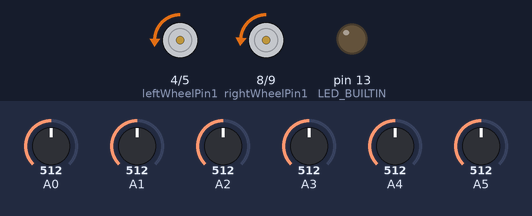
A sketch run on a simulated Arduino Uno, built with avr-gcc and run on an emulated ATmega328P. On the bench: motor-driver pin pairs drawn as motors (green arrow = first pin HIGH = forward, orange = second pin HIGH = backward, longer = more drive, scaled by the enable pin), output pins drawn as LEDs (lit = HIGH). Inputs (shaded band) come from the test bench; at power-on: A0 = 512, A1 = 512, A5 = 512, A4 = 512, A3 = 512, A2 = 512.

Above: at 11.2 s.
11.3 s: A0 set to 716
At 11.43 s:
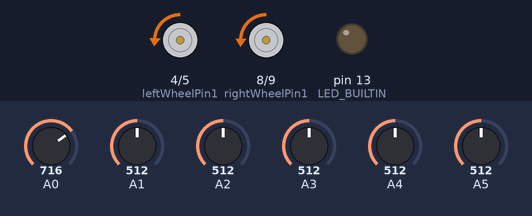
13.0 s: A1 set to 716
At 13.5 s:
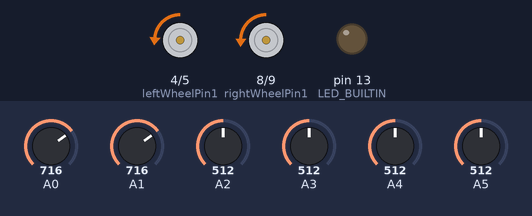
14.5 s: A5 set to 30
At 14.78 s:
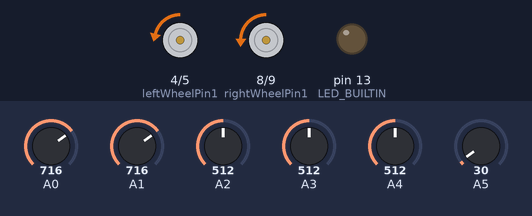
16.3 s: A4 set to 716
At 17.0 s:
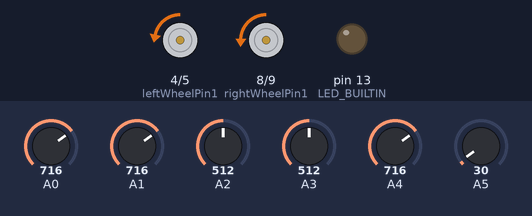
17.8 s: A3 set to 716
At 18.01 s:
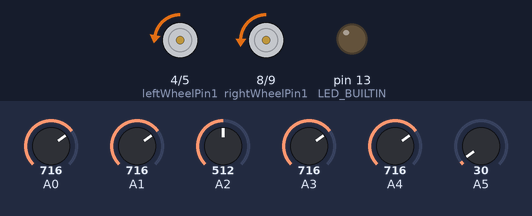
Timing chart, 0 to 20.6 s (numbered marks = the images above; inputs shaded):
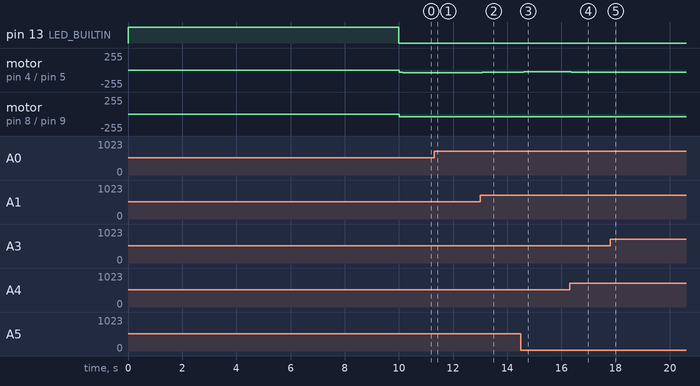

The sketch:

ghettoLineFollower.ino
```cpp
/*
Our esp32 died :(
  this is emergency thrown together to test out PID
*/


#include <QTRSensors.h>


// Motors //////////////////////////////////////////////////////////////////////////////////////////////////
const uint8_t leftWheelPin1 = 4;
const uint8_t leftWheelPin2 = 5;
const uint8_t leftPWMpin = 6;

const uint8_t rightWheelPin1 = 8;
const uint8_t rightWheelPin2 = 9;
const uint8_t rightPWMpin = 10;

class motor {
  // class for control of each motor
  public:
    motor(const uint8_t&, const uint8_t&, const uint8_t&);
    void coast();
    void brake();
    void direction(bool fwdRev);
    void speed(int desiredSpeed);
    void outputToDrive();
    //void printOut(){//Serial.print("PWM: "); //Serial.println(_PWM_value);}
  private:
    // pins
    const uint8_t *_IN1_pin;
    const uint8_t *_IN2_pin;
    const uint8_t *_PWM_pin;
    // values for pins
    bool _IN1_value;
    bool _IN2_value;
    uint8_t _PWM_value;
};
QTRSensors qtr;
const uint8_t SensorCount = 6;
uint16_t sensorValues[SensorCount];
uint16_t position;  // 0-7000


// PID SETUP //////////////////////////////////////////////////////////////////////////////////////////////////


int output;   // The output value of the controller to be converted to a ratio for turning
short error;  // Setpoint minus measured value
// *******************************************
const float Kp = .4;  // Proportional constant
const float Ki = 0.;   // Integral constant
const float Kd = 0.;   // Derivative constant
// *******************************************
bool clamp = 0;     // = 0 if we are not clamping and = 1 if we are clamping
bool iClamp;        // Prevents integral windup.  If 0 then continue to add to integral
bool signsEqual;    // = 1 if error and output have the same sign
float iError = 0.;  // Integral of error
float dError = 0;
float prevError1 = 0;
float prevError2 = 0;

int currentTime;
int previousTime = 0;
int timeDiff;

// Line follower Motor Control **************************************************************************************

int motorNominalSpeed = 40;  // 0 to 255
int calculatedTurnSpeed;

float sensingRatio;
float turnRatio;

int setpoint = 3000;  // sets target position for controller. Theoretically middle of bot


motor left(leftWheelPin1, leftWheelPin2, leftPWMpin);
motor right(rightWheelPin1, rightWheelPin2, rightPWMpin);

void setup(){
  //Serial.begin(9600);

  // Motors ////////////////////////////////////////////////////////////////////////////////
  pinMode(leftWheelPin1, OUTPUT);
  pinMode(leftWheelPin2, OUTPUT);
  pinMode(leftPWMpin, OUTPUT);

  pinMode(rightWheelPin1, OUTPUT);
  pinMode(rightWheelPin2, OUTPUT);
  pinMode(rightPWMpin, OUTPUT);

  left.direction(false);
  right.direction(false);


// QTR sensors ////////////////////////////////////////////////////////////////////////////////
  qtr.setTypeAnalog();
  qtr.setSensorPins((const uint8_t[]){  A0, A1, A2, A3, A4, A5 }, SensorCount);
  qtr.setEmitterPin(2);

  //delay(100);
  pinMode(LED_BUILTIN, OUTPUT);
  digitalWrite(LED_BUILTIN, HIGH);  // turn on Arduino's LED to indicate we are in calibration mode

// analogRead() takes about 0.1 ms on an AVR.
  // 0.1 ms per sensor * 4 samples per sensor read (default) * 6 sensors
  // * 10 reads per calibrate() call = ~24 ms per calibrate() call.
  // Call calibrate() 400 times to make calibration take about 10 seconds.
  //Serial.println("ready");
  for (uint16_t i = 0; i < 400; i++)
  {
    qtr.calibrate();
  }
    digitalWrite(LED_BUILTIN, LOW); // turn off Arduino's LED to indicate we are through with calibration


  for (uint8_t i = 0; i < SensorCount; i++)
  {
    //Serial.print(qtr.calibrationOn.minimum[i]);
    //Serial.print(' ');
  }
  //Serial.println();
  for (uint8_t i = 0; i < SensorCount; i++)
  {
    //Serial.print(qtr.calibrationOn.maximum[i]);
    //Serial.print(' ');
  }
  //Serial.println();
  //Serial.println();
}

void loop(){
  updateTime();
  //if(timeDiff > 100){
    calcPID();
    ////Serial.print("output: ");
    ////Serial.println(output);
    //delay(250);
    //Serial.print("Position: ");
    //Serial.println(position);
    //Serial.print("Left: ");
    //left.printOut();
    //Serial.print("Right: ");
    //right.printOut();

    updateOutput();
    delay(100);

 // }
}


// Functions //////////////////////////////////////////////////////////////////////////////////////////////////

void calcPID(){ // Runs through P code, I code, and D code and generates an output signal
  calcError();
  //Serial.println(error);
  //calcIntegral();
  //calcDerivative();
  ///// CALC. OUTPUT /////////////////////////////////////////////////////////////////////////////////////////////////

    output = Kp * error + 0.5 + Ki * iError + Kd * dError;  // Calculate Output Command

    // Clamp output from 0 to 255 // For use with integrator clamping
    if (output > 1000 || output < -1000) {
      clamp = 1;

    } else {

      clamp = 0;
    }
}

void calcError(){
  // Error calc ///////////////////////////////////////////////////////////////////
    //uint16_t posArray[5];
    for(int i = 0; i < 5; i++)
      position += qtr.readLineBlack(sensorValues);
    position = position / 5;
      //posArray[i] = qtr.readLineBlack(sensorValues);

    //position = ;
    error = setpoint - position;
} // inside PID

void calcIntegral(){
  ///// INTEGRAL ///////////////////////////////////////////////////////////////////////////////////////////////////
    // Stop adding error for integral when output is clamped signs match for current error and accumulated error
    if (clamp == 1 && ((error >= 0 && output >= 0) || (error <= 0 && output <= 0))) {

      iClamp = 1;  // variable to tell if we need to stop adding to iError

    } else {
      iClamp = 0;
    }

    // Evaluate Integral of PI Controller unless we need to clamp it
    if (iClamp == 0) {

      iError += error * ( timeDiff * .01);

    } else {

      //stop adding error
    }

} // inside PID

void calcDerivative(){
  ///// DERIVATIVE ///////////////////////////////////////////////////////////////////////////////////////////////////
    // Calculate Derivative

    dError = (error - prevError2) / (2 * timeDiff * .01);
    prevError2 = prevError1;
    prevError1 = error;
} // inside PID

void updateTime(){
  previousTime = currentTime;
  currentTime = millis();
  timeDiff = currentTime - previousTime;
}

void updateOutput(){
  ///// ROBOT TURNING //////////////////////////////////////////////////////////////////////////////////////////////////
    //  NEW CODE FOR LINE FOLLOWER ************************************************************************

    // set motor direction and nominal speed (must be 8 bit integers)
    right.speed(motorNominalSpeed);
    left.speed(motorNominalSpeed);


    if (output < 0) {
      // if robot is left of line

      // Calculate sensing ratio
      sensingRatio = (-1 * output) / 1000.;

      // calculate turn speed , calculate turn ratio, and truncate data to 8 bit integer
      turnRatio = 1. - sensingRatio;
      calculatedTurnSpeed = motorNominalSpeed * turnRatio;

      // set speed of right motor to execute turn
      right.speed(calculatedTurnSpeed);

    } else if (output > 0) {
      // if robot is right of line

      // Calculate sensing ratio
      sensingRatio = (1 * output) / 1000.;

      // calculate turn speed , calculate turn ratio, and truncate data to 8 bit integer
      turnRatio = 1. - sensingRatio;
      calculatedTurnSpeed = motorNominalSpeed * turnRatio;

      // set speed of left motor to execute turn
      left.speed(calculatedTurnSpeed);
    }


    // Output to drive

    right.outputToDrive();
    left.outputToDrive();
}


motor::motor(const uint8_t& in1, const uint8_t& in2, const uint8_t& pwm){
  _IN1_pin = &in1;
  _IN2_pin = &in2;
  _PWM_pin = &pwm;

  _IN1_value = 0;
  _IN2_value = 0;
  _PWM_value = 0;
}


void motor::coast(){
// function commands drive to let motor coast
  _IN1_value = 0;
  _IN2_value = 0;
}

void motor::brake(){
// function commands drive to brake motor:
  _IN1_value = 1;
  _IN2_value = 1;
}

void motor::direction(bool fwdRev){
// function sets direction of motor
// False= Forward. True = Reverse

  if(fwdRev){
    //motor Reverse

    _IN1_value = 1;
    _IN2_value = 0;

  }else{
    //motor Forward

    _IN1_value = 0;
    _IN2_value = 1;
  }
}

void motor::speed(int desiredSpeed){
  // funciton sets the desired PWM value

  uint8_t cappedSpeed; // Value within arduino PWM range;

  if(desiredSpeed > 255){
    // check for overflow

    cappedSpeed = 255;

  }else if (desiredSpeed < 0){
    // check for negative

    cappedSpeed = 0;

  }else{
    // good input

    cappedSpeed = desiredSpeed;
  }

  _PWM_value = cappedSpeed;

}

void motor::outputToDrive(){
  // outputs values to output pins connected to motor drive for specific motor

  digitalWrite(*_IN1_pin , _IN1_value);
  digitalWrite(*_IN2_pin , _IN2_value);
  analogWrite(*_PWM_pin , _PWM_value);


}
```

Measured:
- after the input at 11.3 s, motor on pin 4 (leftWheelPin1) / pin 5 (leftWheelPin2): backward 40/255 → backward 39/255 at once, → backward 38/255 0.24 s later; motor on pin 8 (rightWheelPin1) / pin 9 (rightWheelPin2): backward 38/255 → backward 40/255 at once
- after the input at 13.0 s, motor on pin 4 (leftWheelPin1) / pin 5 (leftWheelPin2): backward 38/255 → backward 37/255 after 0.08 s
- after the input at 14.5 s, motor on pin 4 (leftWheelPin1) / pin 5 (leftWheelPin2): backward 37/255 → backward 29/255 after 0.11 s, → backward 28/255 0.12 s later, → backward 27/255 0.12 s later
- after the input at 16.3 s, motor on pin 4 (leftWheelPin1) / pin 5 (leftWheelPin2): backward 27/255 → backward 30/255 after 0.07 s
- after the input at 17.8 s, motor on pin 4 (leftWheelPin1) / pin 5 (leftWheelPin2): backward 30/255 → backward 31/255 after 0.10 s, → backward 32/255 0.24 s later
